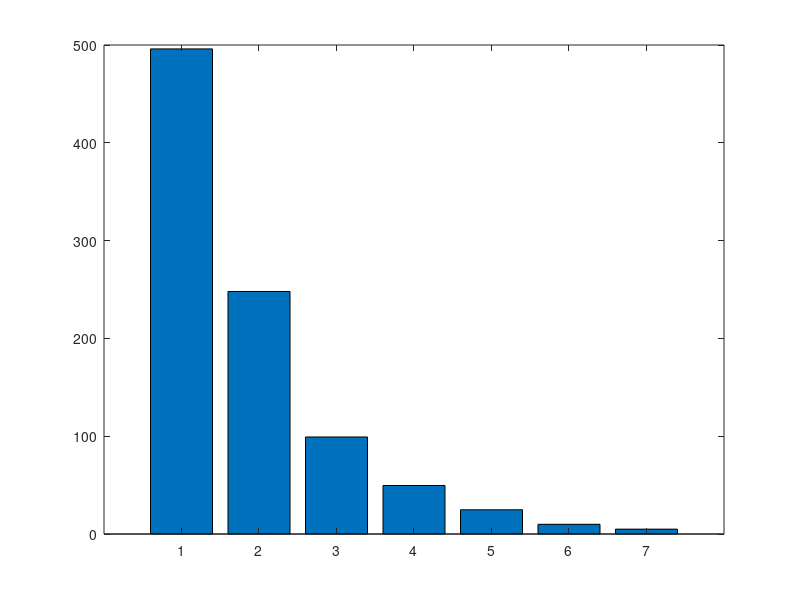

Write MATLAB code to recreate this figure. (Note: this script raises an error after producing the figure.)
% considera uma ligação de
% data com uma capacidade C que suporta a transmissão de pacotes de data
% cujos tamanhos variam entre 64 bytes e 1518 bytes com as seguintes
% probabilidades: 19% para 64, 23% para 110, 17% para 1518, e
% probabilidades iguais para todos os outros valores
% considere a variavel aleatória X como representando o tempo de
% transmissão dos pacotes

%% 3.a
% determine a média, o segundo momento, a variação e o standard de desvio
% da variável aleatória X quando a capacidade da ligação é C = 10Mbps

C = 10e6;
tamanho = 64:1518;
probabilidade = ones(size(tamanho)) * (1 - 0.19 - 0.23 - 0.17) / (numel(tamanho) - 3);
probabilidade(tamanho == 64) = 0.19;
probabilidade(tamanho == 110) = 0.23;
probabilidade(tamanho == 1518) = 0.17;

X = tamanho * 8 / C;
media = sum(probabilidade .* X);
segundo_momento = sum(probabilidade .* X.^2);
variancia = segundo_momento - media^2;
desvio_padrao = sqrt(variancia);

fprintf('Média: %.6g s\n', media);
fprintf('Segundo momento: %.6g s^2\n', segundo_momento);
fprintf('Variância: %.6g s^2\n', variancia);
fprintf('Desvio padrão: %.6g s\n', desvio_padrao);

%% 3.b
% a probabilidade de X ser maior que um milisegundo para C = 10Mbps

probabilidade_maior_1ms = sum(probabilidade(X > 1e-3));
fprintf('P(X > 1 ms): %.6g\n', probabilidade_maior_1ms);

%% 3.c
% repete 3.a mas desta vez considerando que a capacidade C = 100Mbps

C = 100e6;
X = tamanho * 8 / C;
media = sum(probabilidade .* X);
segundo_momento = sum(probabilidade .* X.^2);
variancia = segundo_momento - media^2;
desvio_padrao = sqrt(variancia);

fprintf('Média: %.6g s\n', media);
fprintf('Segundo momento: %.6g s^2\n', segundo_momento);
fprintf('Variância: %.6g s^2\n', variancia);
fprintf('Desvio padrão: %.6g s\n', desvio_padrao);

%% 3.d
% probabilidade de X ser maior que 1 milisegundo quando C = 100Mbps

probabilidade_maior_1ms = sum(probabilidade(X > 1e-3));
fprintf('P(X > 1 ms): %.6g\n', probabilidade_maior_1ms);

%% 3.e
% desenha um gráfico com a média de tempo por transmissão de pacote para
% quando C = 10, 20, 50, 100, 200, 500 e 1000 Mbps

capacidadesMbps = [10 20 50 100 200 500 1000];
capacidades = capacidadesMbps * 1e6;
medias = (probabilidade * tamanho') * 8 ./ capacidades * 1000;

figure;
bar(1:numel(capacidadesMbps), medias * 1e3);
set(gca, 'XTick', 1:numel(capacidadesMbps), ...
    'XTickLabel', string(capacidadesMbps));
xlabel('Capacidade (Mbps)');
ylabel('Tempo médio de transmissão (ms)');
grid on;
